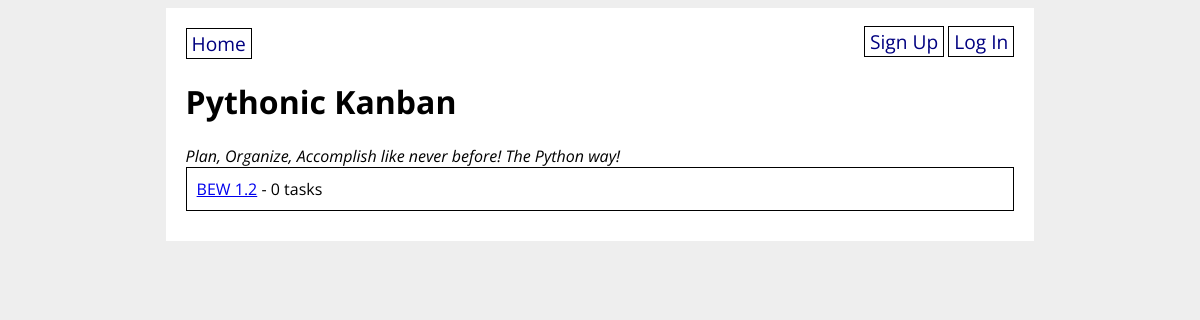
Before: / with the older database file.
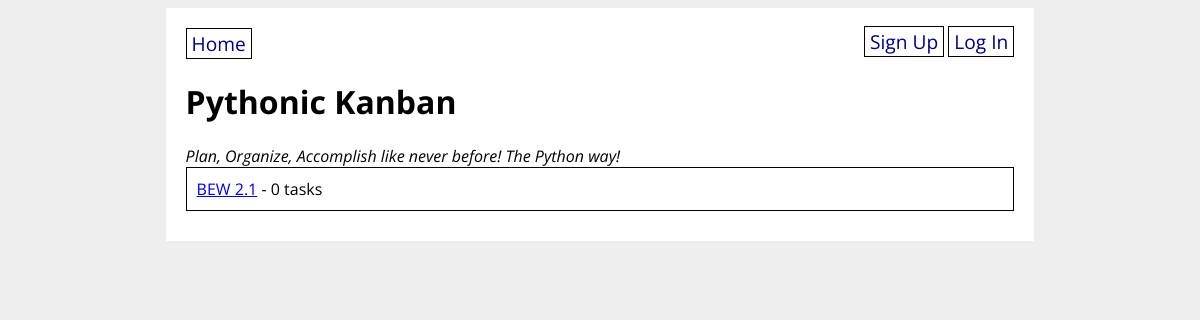
After: the same page with the newer database file.
### final_app/models.py (models this page shows)
class Sprint(db.Model):
    id = db.Column(db.Integer, primary_key=True)
    name = db.Column(db.String(40), nullable=False)
    tasks = db.relationship("Task", back_populates="sprint")
    created_by_id = db.Column(db.Integer, db.ForeignKey("user.id"))
    created_by = db.relationship("User")

### final_app/main/routes.py (the view)
@main.route("/")
def homepage():
    sprints = Sprint.query.all()
    return render_template("home.html", sprints=sprints)

### final_app/templates/home.html
{% extends "base.html" %}
{% block content %}
<h1>Pythonic Kanban</h1>
<i>Plan, Organize, Accomplish like never before! The Python way!</i>
{% for sprint in sprints %}
<div class="store">
  <a href="/sprint/{{ sprint.id }}">{{ sprint.name }}</a> - {{ sprint.tasks|length }} tasks
</div>
{% endfor %}
{% endblock %}

### final_app/templates/base.html (shortened to what this page needs)
<!DOCTYPE html>
<html>
<head>
  <link rel="stylesheet" href="/static/style.css">
</head>
<body>
  <div id="content">
    <nav>
      <a href="/">Home</a>
      <div>
        {% if current_user.is_authenticated %}
        <a href="/create_task">Create Task</a>
        <a href="/create_sprint">Create Sprint</a>
        <a href="/logout">Log Out</a>
        {% else %}
        <a href="/signup">Sign Up</a>
        <a href="/login">Log In</a>
        {% endif %}
      </div>
    </nav>
    {% block content %}{% endblock %}
  </div>
</body>
</html>

### final_app/static/style.css (style rules this page uses)
body { display: flex; flex-direction: column; align-items: center; background-color: #eee; font-family: "Open Sans", sans-serif; }
#content { width: 70%; background-color: white; padding: 20px; }
nav { width: 100%; display: flex; flex-direction: row; justify-content: space-between; }
nav a { color: navy; text-decoration: none; border: 1px solid black; padding: 1px 5px; font-size: 1.2em; }
div.store { border: 1px solid black; padding: 10px; margin-bottom: 10px; }

Changed rows visible on the page:
changed Sprint: name "BEW 1.2" → "BEW 2.1"
